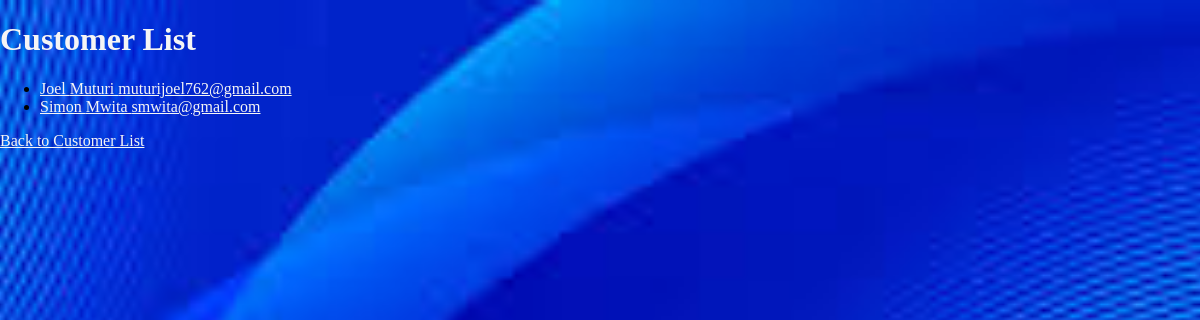
The app's page /customers/ with its own data.
### plp_ecommerce/models.py (models this page shows, shortened)
class Customer(models.Model):
    first_name=models.CharField(max_length=60)
    last_name=models.CharField(max_length=60)
    email= models.EmailField(unique=True)
    phone=models.CharField(max_length=20, blank=True,null=True)
    address=models.TextField(blank=True,null=True)
    created_at= models.DateTimeField(auto_now_add=True)

### plp_ecommerce/views.py (the view)
# urls.py: path('customers/', views.customer_list,name='customer_list'),
def customer_list(request):
    customers= Customer.objects.all()
    context={
        'customers': customers
    }
    return render(request,"Ecommerce/customer_list.html",context)

### plp_ecommerce/templates/Ecommerce/customer_list.html (shortened to what this page needs)
{% load static %}
<!DOCTYPE html>
<html>
  <head>
    <link rel="stylesheet" href="{% static 'Ecommerce/style.css' %}"></link>
  </head>
  <body>
    <h1>Customer List</h1>
    <ul>
        {% for customer in customers %}
        <li>
          <a href="{% url 'Ecommerce:customer_detail' customer.pk %}">{{ customer.first_name }} {{ customer.last_name }} {{ customer.email }}</a>
        </li>
        {% endfor %}
    </ul>
    <a href=" {% url 'Ecommerce:customer_list' %}" class="back-link">Back to Customer List</a>
  </body>
</html>

### plp_ecommerce/static/Ecommerce/style.css (style rules this page uses)
body { background: white url("./media/images/bg.jpg") no-repeat center center fixed; background-size: cover; margin: 0; padding: 0; }
h1 { color: whitesmoke; }
h2, a { color: whitesmoke; }

### records on screen
Customer: first_name "Joel", last_name "Muturi", email "muturijoel762@gmail.com"
Customer: first_name "Simon", last_name "Mwita", email "smwita@gmail.com"
